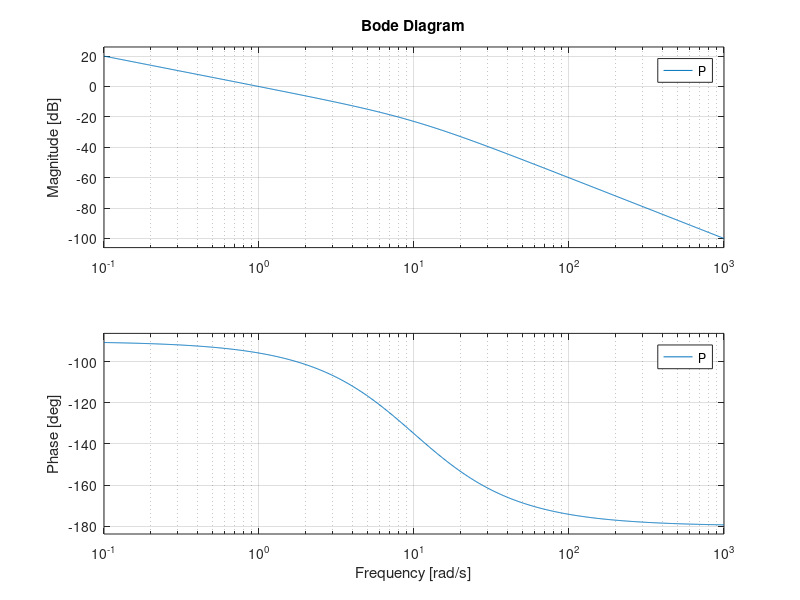
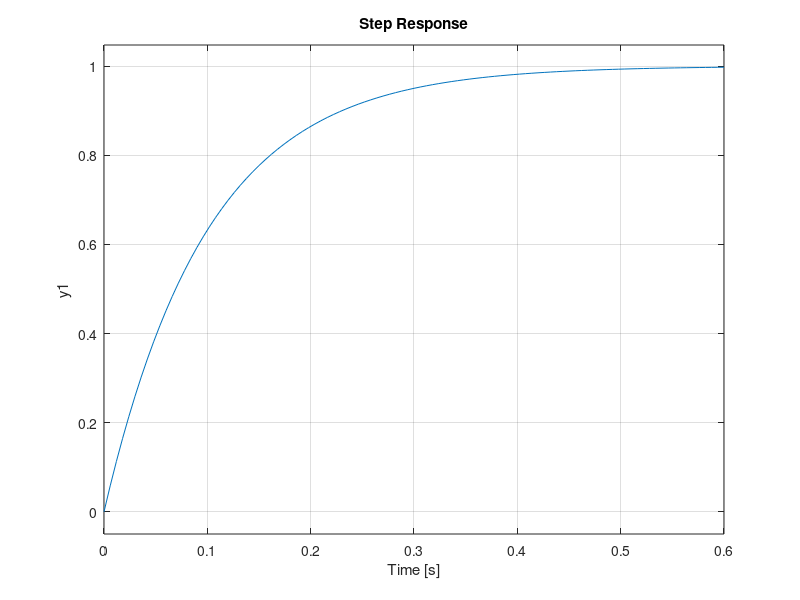
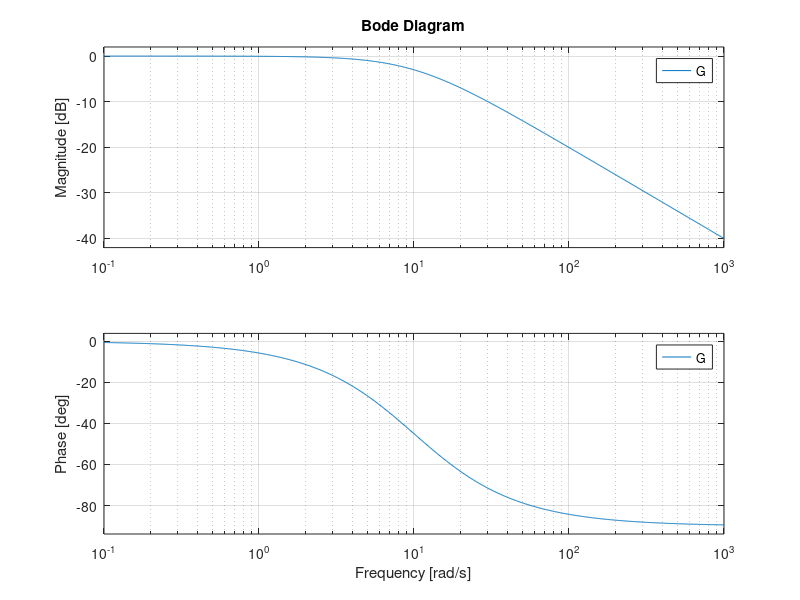
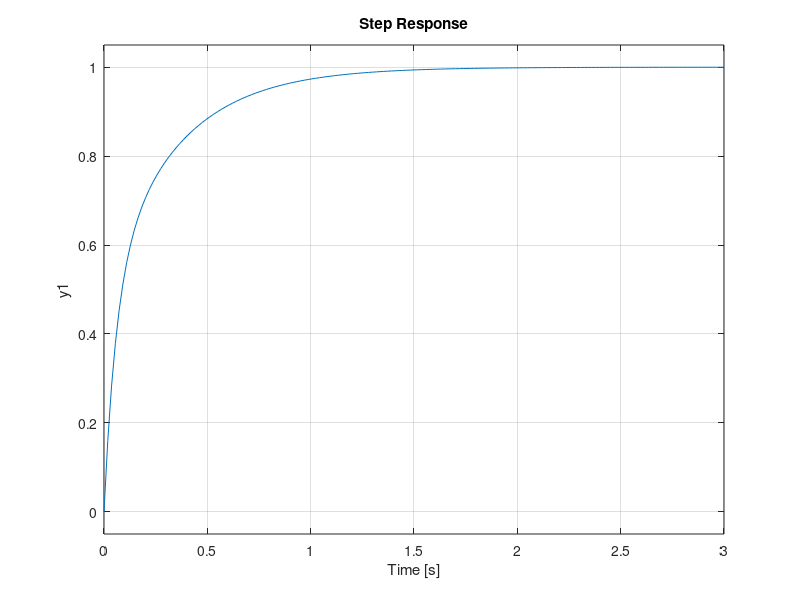

Write MATLAB code to recreate these figures, in order.
%% Tutorial 1
% 5/1/18
% Nilaan Gunabalachandran 20509203
% Group 18
clear all; close all;

s = tf('s');
P = 10/(s*s+10*s);
figure, bode(P);

%Critical
Kp = 10;
Kd = 1;
C = Kp+s*Kd;

G = feedback(P*C, 1);
figure, step(G);
figure, bode(G);

%Underdamped
Kp = 5;
Kd = 1;
C2 = Kp+s*Kd;

G2 = feedback(P*C2, 1);
figure, step(G2);
figure, bode(G2);

%Overdamped
Kp = 40;
Kd = 1;
C3 = Kp+s*Kd;

G3 = feedback(P*C3, 1);
figure, step(G3);
figure, bode(G3);

